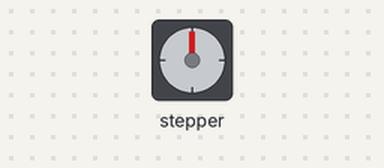
A sketch run on a simulated Arduino Uno, built with avr-gcc and run on an emulated ATmega328P. On the bench: stepper motor. Wiring (inferred from the names in the program): stepper motor driver (800 steps per turn assumed): step pin 3; direction pin 2.

Above: at 0.05 s.
At 1.05 s:
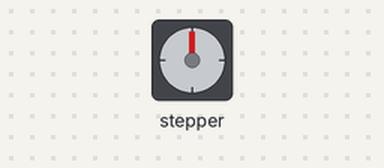
At 2.1 s:
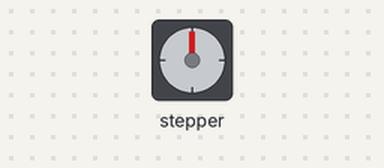
At 4.15 s:
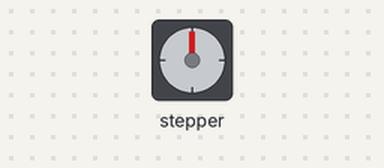
Timing chart, 0 to 5.4 s (numbered marks = the images above):
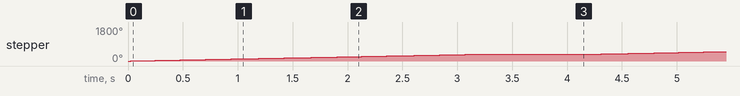

Measured:
- by itself, stepper: turns 360° clockwise in 3.2 s, repeating every 4.2 s

The sketch:

TB6600_Driver.ino
```cpp
 //Define stepper motor connections and steps per revolution:
#define dirPin 2
#define stepPin 3
#define stepsPerRevolution 800 // 800 STEP PER 1 REVOLUTION
int j = 0;
void setup() {
  // Declare pins as output:
  pinMode(stepPin, OUTPUT);
  pinMode(dirPin, OUTPUT);
}

void loop(){

while (j<5){
  // Set the spinning direction clockwise:
  digitalWrite(dirPin, HIGH);  // HIGH = CLOCKWISE, LOW = CC

  // Spin the stepper motor 1 revolution slowly:
  for (int i = 0; i < stepsPerRevolution; i++) {
    // These four lines result in 1 step:
    digitalWrite(stepPin, HIGH);
    delayMicroseconds(2000);
    digitalWrite(stepPin, LOW);
    delayMicroseconds(2000);
  }
  delay(1000);
  j=j+1;


}
}
```
